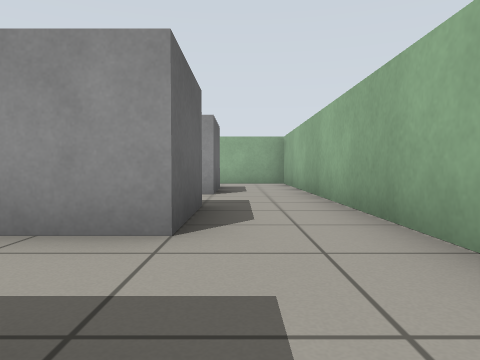
View 1 (above)

24 first-person views from a walk through a Gazebo world. The camera is 0.5 m above the floor, tilts 2° down and sees 70° across. The floor is counted in squares, 1 m on a side. Each view is taken from the middle of a square. On the plan, view 1 faces up. The plan holds only what a view shows up to about 9 squares ahead; the rest is blank.

View 2
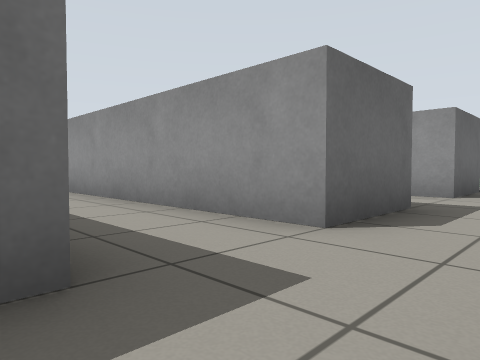

View 3
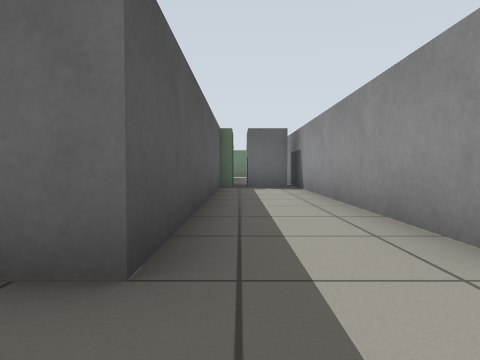

View 4
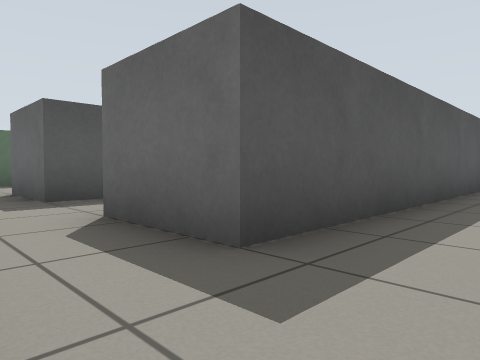

View 5
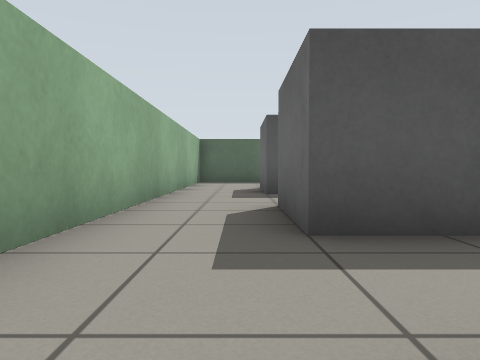

View 6
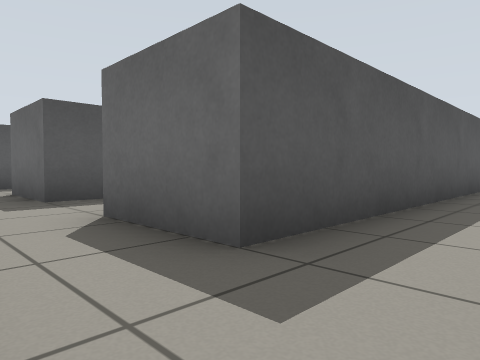

View 7
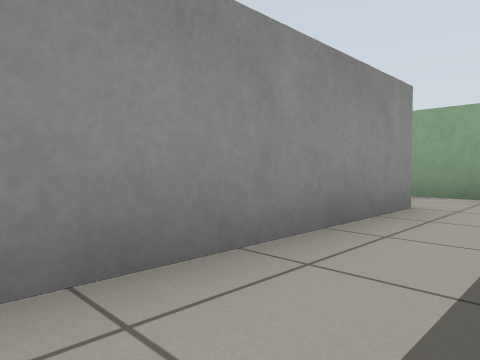

View 8
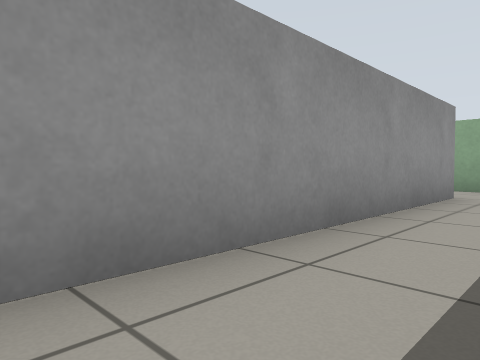

View 9
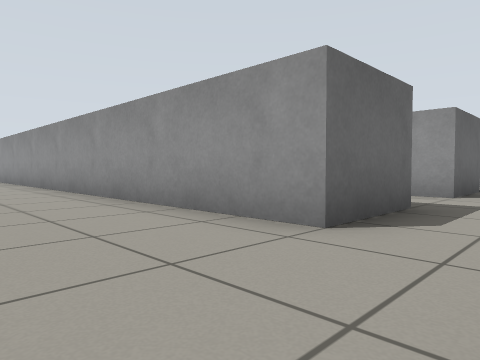

View 10
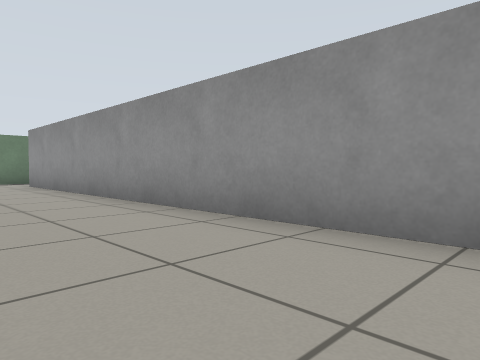

View 11
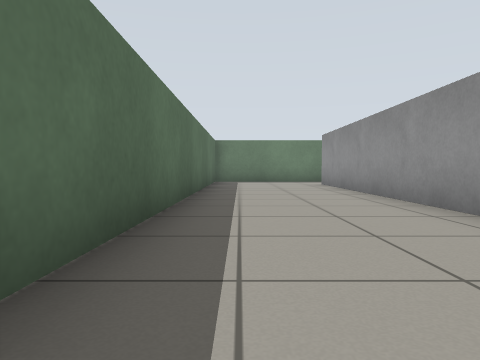

View 12
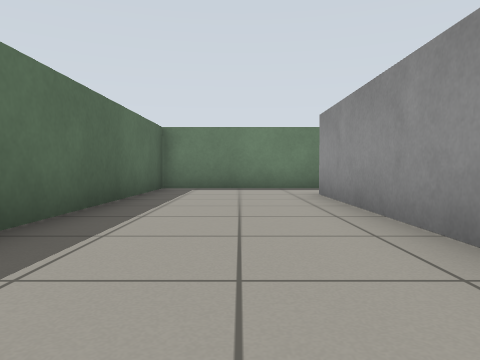

View 13
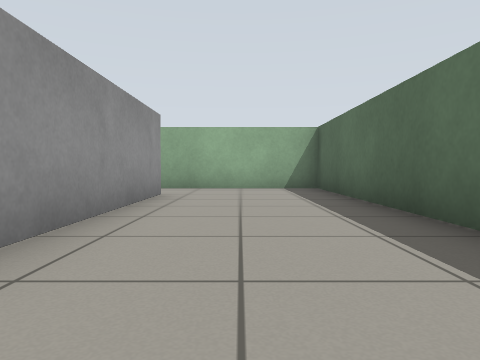

View 14
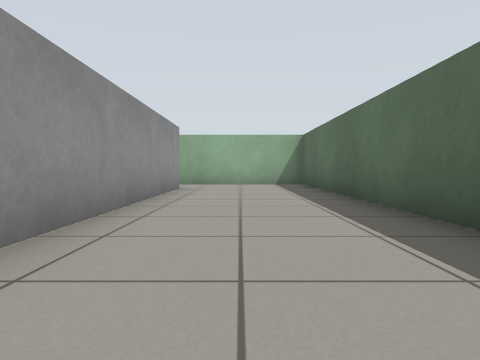

View 15
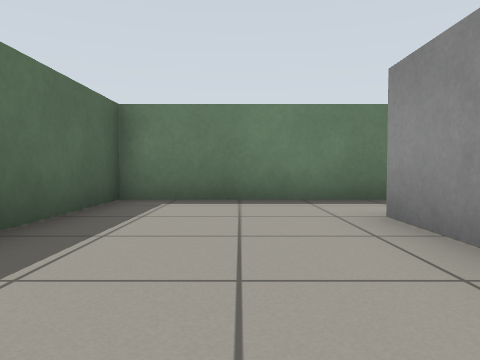

View 16
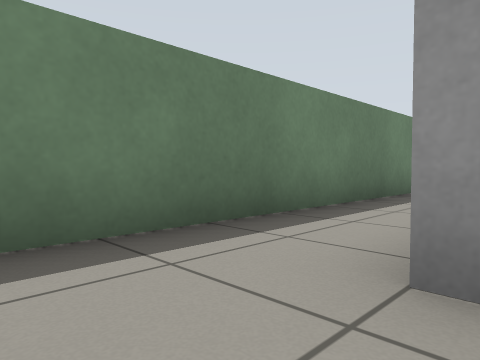

View 17
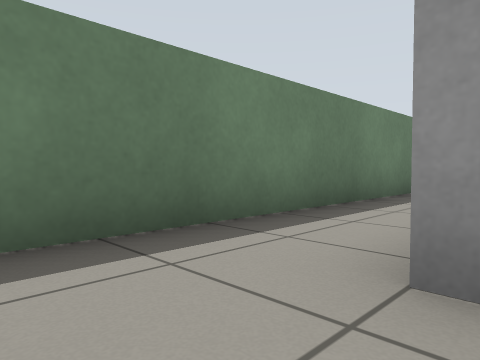

View 18
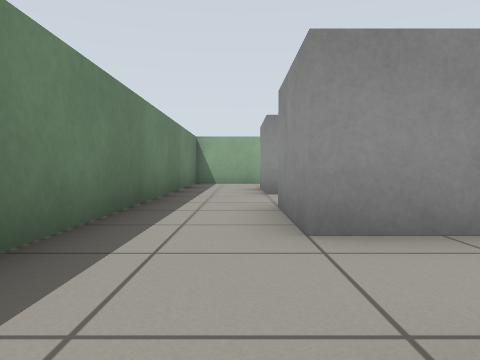

View 19
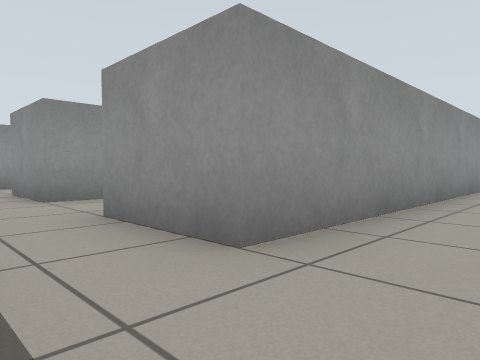

View 20
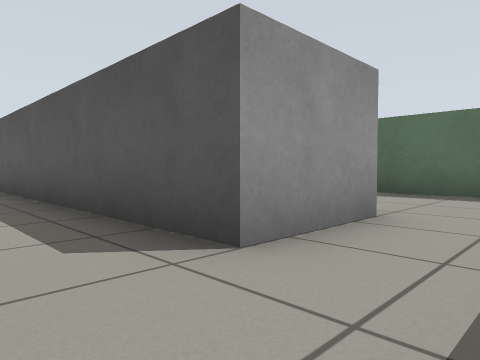

View 21
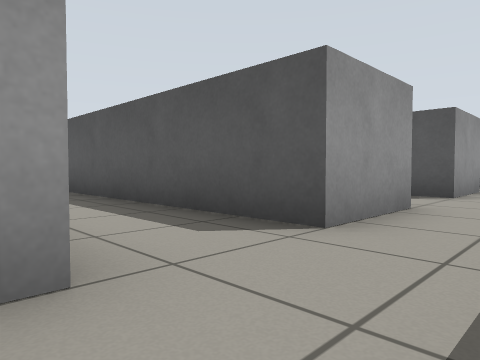

View 22
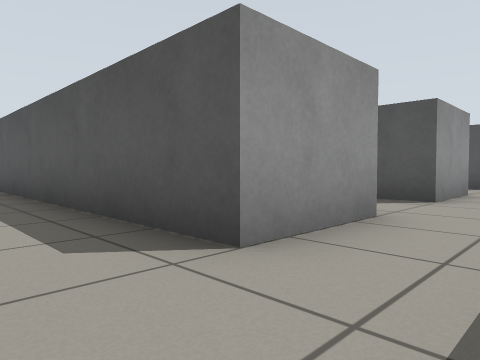

View 23
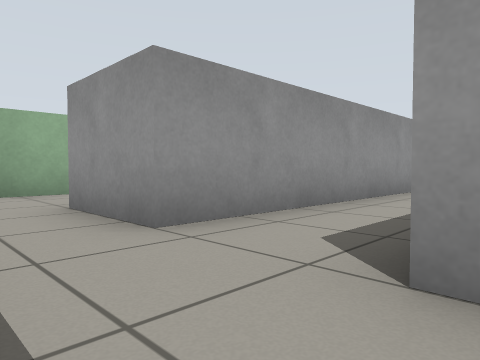

View 24
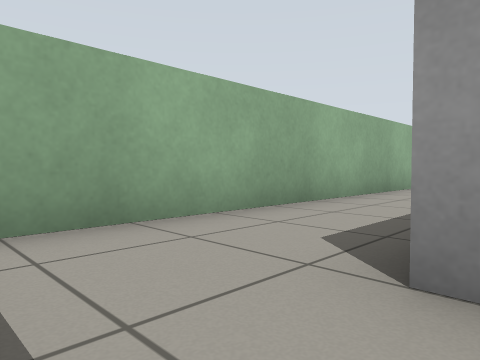

### Floor plan
Key: @ floor where view 1 was taken; # wall or solid block; . floor; B grey box.
Columns run from 19 left of view 1 to 2 right of it. Each row starts with its distance up from view 1.
 11   #########
 10  ........
  9 #.........         ..#
  8 #..BBBBBBBB       B..#
  7 #..BBBBBBB  BBBBBBB..#
  6 #........   .........#
  5 #........   .........#
  4 #..BBBBBB  BBBBBBBB..#
  3 #..BB      BBBBBBBB..#
  2 #....     BB.........#
  1 #...       #.........#
  0 #..B       BBBBBBBB@.#
 -1 #..BBBBBBBB       B..#
 -2 #.........        ...#
 -3 #.........        ...#
 -4 #..BBBBBBBB       B..#
 -5 #..BBBBBBBBBBBBBBBB..#
 -6 #....................#
 -7 #....................#
 -8 #....................#
 -9 ######################

Where each view was taken, in squares from view 1:
view 1: 0 up, 0 right, facing up
view 2: 0 up, 1 right, facing up-left
view 3: 1 up, 1 right, facing left
view 4: 2 up, 1 right, facing down-left
view 5: 3 up, 0 right, facing down
view 6: 6 up, 1 right, facing down-left
view 7: 5 up, 5 left, facing up-right
view 8: 5 up, 7 left, facing up-right
view 9: 8 down, 1 right, facing up-left
view 10: 8 down, 6 left, facing up-left
view 11: 8 down, 6 left, facing left
view 12: 7 down, 10 left, facing left
view 13: 7 down, 7 left, facing right
view 14: 7 down, 9 left, facing right
view 15: 7 down, 13 left, facing left
view 16: 7 down, 16 left, facing up-left
view 17: 3 down, 16 left, facing up-left
view 18: 0 up, 17 left, facing up
view 19: 3 down, 18 left, facing up-right
view 20: 2 down, 18 left, facing down-right
view 21: 7 up, 18 left, facing down-right
view 22: 10 up, 18 left, facing down-right
view 23: 4 up, 18 left, facing up-right
view 24: 8 up, 18 left, facing up-right
